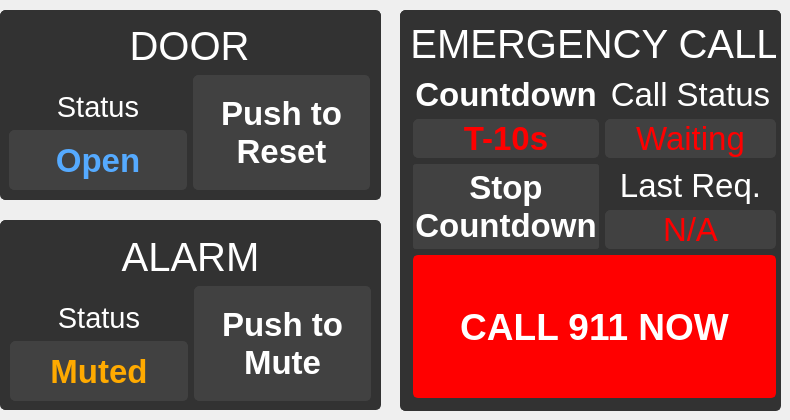
    <widget class="QWidget" name="doorOpenPage">
     <widget class="QFrame" name="doorOpenFrame">
      <property name="geometry">
       <rect>
        <x>0</x>
        <y>10</y>
        <width>381</width>
        <height>190</height>
       </rect>
      </property>
      <property name="styleSheet">
       <string notr="true">.QFrame{border-radius: 5px;background-color:rgb(50,50,50);border-color:rgb(50,50,50);border-width: 0.5px;border-style: solid;}</string>
      </property>
      <property name="frameShape">
       <enum>QFrame::StyledPanel</enum>
      </property>
      <property name="frameShadow">
       <enum>QFrame::Raised</enum>
      </property>
      <property name="lineWidth">
       <number>3</number>
      </property>
      <property name="midLineWidth">
       <number>0</number>
      </property>
      <widget class="QWidget" name="verticalLayoutWidget_8">
       <property name="geometry">
        <rect>
         <x>9</x>
         <y>9</y>
         <width>361</width>
         <height>171</height>
        </rect>
       </property>
       <layout class="QVBoxLayout" name="verticalLayout_13">
        <item>
         <widget class="QLabel" name="doorLabel_2">
          <property name="sizePolicy">
           <sizepolicy hsizetype="Preferred" vsizetype="Fixed">
            <horstretch>0</horstretch>
            <verstretch>0</verstretch>
           </sizepolicy>
          </property>
          <property name="minimumSize">
           <size>
            <width>0</width>
            <height>50</height>
           </size>
          </property>
          <property name="font">
           <font>
            <pointsize>30</pointsize>
            <bold>false</bold>
           </font>
          </property>
          <property name="styleSheet">
           <string notr="true">color:white</string>
          </property>
          <property name="text">
           <string>DOOR</string>
          </property>
          <property name="alignment">
           <set>Qt::AlignBottom|Qt::AlignHCenter</set>
          </property>
         </widget>
        </item>
        <item>
         <layout class="QHBoxLayout" name="horizontalLayout_9">
          <item>
           <layout class="QVBoxLayout" name="verticalLayout_32">
            <item>
             <widget class="QLabel" name="label_12">
              <property name="font">
               <font>
                <pointsize>22</pointsize>
               </font>
              </property>
              <property name="styleSheet">
               <string notr="true">color:white</string>
              </property>
              <property name="text">
               <string>Status</string>
              </property>
              <property name="alignment">
               <set>Qt::AlignBottom|Qt::AlignHCenter</set>
              </property>
             </widget>
            </item>
            <item>
             <widget class="QLabel" name="doorOpenLabel">
              <property name="minimumSize">
               <size>
                <width>0</width>
                <height>60</height>
               </size>
              </property>
              <property name="font">
               <font>
                <pointsize>25</pointsize>
                <bold>true</bold>
               </font>
              </property>
              <property name="styleSheet">
               <string notr="true">color:rgb(85, 170, 255);border-radius: 5px;background-color:rgb(65,65,65);border-color:rgb(65,65,65);border-width: 0.5px;border-style: solid;</string>
              </property>
              <property name="text">
               <string>Open</string>
              </property>
              <property name="alignment">
               <set>Qt::AlignCenter</set>
              </property>
             </widget>
            </item>
           </layout>
          </item>
          <item>
           <layout class="QVBoxLayout" name="verticalLayout_6">
            <item>
             <widget class="QPushButton" name="doorOpenResetPushButton">
              <property name="sizePolicy">
               <sizepolicy hsizetype="Minimum" vsizetype="Expanding">
                <horstretch>0</horstretch>
                <verstretch>0</verstretch>
               </sizepolicy>
              </property>
              <property name="minimumSize">
               <size>
                <width>60</width>
                <height>60</height>
               </size>
              </property>
              <property name="maximumSize">
               <size>
                <width>16777215</width>
                <height>16777215</height>
               </size>
              </property>
              <property name="font">
               <font>
                <pointsize>25</pointsize>
                <bold>true</bold>
               </font>
              </property>
              <property name="styleSheet">
               <string notr="true">color:white;border-radius: 5px;background-color:rgb(65,65,65);border-color:rgb(65,65,65);border-width: 0.5px;border-style: solid;</string>
              </property>
              <property name="text">
               <string>Push to
Reset</string>
              </property>
             </widget>
            </item>
           </layout>
          </item>
         </layout>
        </item>
       </layout>
      </widget>
     </widget>
     <widget class="QFrame" name="alarmFrame">
      <property name="geometry">
       <rect>
        <x>0</x>
        <y>220</y>
        <width>381</width>
        <height>190</height>
       </rect>
      </property>
      <property name="styleSheet">
       <string notr="true">.QFrame{border-radius: 5px;background-color:rgb(50,50,50);border-color:rgb(50,50,50);border-width: 0.5px;border-style: solid;}</string>
      </property>
      <property name="frameShape">
       <enum>QFrame::StyledPanel</enum>
      </property>
      <property name="frameShadow">
       <enum>QFrame::Raised</enum>
      </property>
      <property name="lineWidth">
       <number>3</number>
      </property>
      <property name="midLineWidth">
       <number>0</number>
      </property>
      <widget class="QWidget" name="verticalLayoutWidget_11">
       <property name="geometry">
        <rect>
         <x>10</x>
         <y>10</y>
         <width>361</width>
         <height>171</height>
        </rect>
       </property>
       <layout class="QVBoxLayout" name="verticalLayout_16">
        <item>
         <widget class="QLabel" name="doorLabel_4">
          <property name="sizePolicy">
           <sizepolicy hsizetype="Preferred" vsizetype="Fixed">
            <horstretch>0</horstretch>
            <verstretch>0</verstretch>
           </sizepolicy>
          </property>
          <property name="minimumSize">
           <size>
            <width>0</width>
            <height>50</height>
           </size>
          </property>
          <property name="font">
           <font>
            <pointsize>30</pointsize>
            <bold>false</bold>
           </font>
          </property>
          <property name="styleSheet">
           <string notr="true">color:white</string>
          </property>
          <property name="text">
           <string>ALARM</string>
          </property>
          <property name="alignment">
           <set>Qt::AlignBottom|Qt::AlignHCenter</set>
          </property>
         </widget>
        </item>
        <item>
         <layout class="QHBoxLayout" name="horizontalLayout_11">
          <item>
           <layout class="QVBoxLayout" name="verticalLayout_25">
            <item>
             <widget class="QLabel" name="label_6">
              <property name="font">
               <font>
                <pointsize>22</pointsize>
               </font>
              </property>
              <property name="styleSheet">
               <string notr="true">color:white</string>
              </property>
              <property name="text">
               <string>Status</string>
              </property>
              <property name="alignment">
               <set>Qt::AlignBottom|Qt::AlignHCenter</set>
              </property>
             </widget>
            </item>
            <item>
             <widget class="QLabel" name="alarmStatusLabel">
              <property name="minimumSize">
               <size>
                <width>0</width>
                <height>60</height>
               </size>
              </property>
              <property name="font">
               <font>
                <pointsize>25</pointsize>
                <bold>true</bold>
               </font>
              </property>
              <property name="styleSheet">
               <string notr="true">color: rgb(255, 170, 0);border-radius: 5px;background-color:rgb(65,65,65);border-color:rgb(65,65,65);border-width: 0.5px;border-style: solid;</string>
              </property>
              <property name="text">
               <string>Muted</string>
              </property>
              <property name="alignment">
               <set>Qt::AlignCenter</set>
              </property>
             </widget>
            </item>
           </layout>
          </item>
          <item>
           <layout class="QVBoxLayout" name="verticalLayout_19">
            <item>
             <widget class="QPushButton" name="alarmMutePushButton">
              <property name="sizePolicy">
               <sizepolicy hsizetype="Minimum" vsizetype="Expanding">
                <horstretch>0</horstretch>
                <verstretch>0</verstretch>
               </sizepolicy>
              </property>
              <property name="minimumSize">
               <size>
                <width>140</width>
                <height>60</height>
               </size>
              </property>
              <property name="maximumSize">
               <size>
                <width>16777215</width>
                <height>16777215</height>
               </size>
              </property>
              <property name="font">
               <font>
                <pointsize>25</pointsize>
                <bold>true</bold>
               </font>
              </property>
              <property name="styleSheet">
               <string notr="true">color:white;border-radius: 5px;background-color:rgb(65,65,65);border-color:rgb(65,65,65);border-width: 0.5px;border-style: solid;</string>
              </property>
              <property name="text">
               <string>Push to
Mute</string>
              </property>
             </widget>
            </item>
           </layout>
          </item>
         </layout>
        </item>
       </layout>
      </widget>
     </widget>
     <widget class="QFrame" name="emergencyCallFrame">
      <property name="geometry">
       <rect>
        <x>400</x>
        <y>10</y>
        <width>381</width>
        <height>401</height>
       </rect>
      </property>
      <property name="styleSheet">
       <string notr="true">.QFrame{border-radius: 5px;background-color:rgb(50,50,50);border-color:rgb(50,50,50);border-width: 0.5px;border-style: solid;}</string>
      </property>
      <property name="frameShape">
       <enum>QFrame::StyledPanel</enum>
      </property>
      <property name="frameShadow">
       <enum>QFrame::Raised</enum>
      </property>
      <property name="lineWidth">
       <number>3</number>
      </property>
      <property name="midLineWidth">
       <number>0</number>
      </property>
      <widget class="QWidget" name="verticalLayoutWidget_9">
       <property name="geometry">
        <rect>
         <x>13</x>
         <y>7</y>
         <width>363</width>
         <height>381</height>
        </rect>
       </property>
       <layout class="QVBoxLayout" name="verticalLayout_14">
        <item>
         <widget class="QLabel" name="doorLabel_3">
          <property name="sizePolicy">
           <sizepolicy hsizetype="Preferred" vsizetype="Fixed">
            <horstretch>0</horstretch>
            <verstretch>0</verstretch>
           </sizepolicy>
          </property>
          <property name="minimumSize">
           <size>
            <width>0</width>
            <height>50</height>
           </size>
          </property>
          <property name="font">
           <font>
            <pointsize>30</pointsize>
            <bold>false</bold>
           </font>
          </property>
          <property name="styleSheet">
           <string notr="true">color:white</string>
          </property>
          <property name="text">
           <string>EMERGENCY CALL</string>
          </property>
          <property name="alignment">
           <set>Qt::AlignBottom|Qt::AlignHCenter</set>
          </property>
         </widget>
        </item>
        <item>
         <layout class="QHBoxLayout" name="horizontalLayout_10">
          <item>
           <layout class="QVBoxLayout" name="verticalLayout_15">
            <item>
             <layout class="QVBoxLayout" name="verticalLayout_46">
              <item>
               <widget class="QLabel" name="countdownLabel">
                <property name="minimumSize">
                 <size>
                  <width>0</width>
                  <height>40</height>
                 </size>
                </property>
                <property name="font">
                 <font>
                  <pointsize>25</pointsize>
                  <bold>true</bold>
                 </font>
                </property>
                <property name="styleSheet">
                 <string notr="true">color:white</string>
                </property>
                <property name="text">
                 <string>Countdown</string>
                </property>
                <property name="alignment">
                 <set>Qt::AlignBottom|Qt::AlignHCenter</set>
                </property>
               </widget>
              </item>
              <item>
               <widget class="QLabel" name="emergencyCallCountdownLabel">
                <property name="sizePolicy">
                 <sizepolicy hsizetype="Preferred" vsizetype="Expanding">
                  <horstretch>0</horstretch>
                  <verstretch>0</verstretch>
                 </sizepolicy>
                </property>
                <property name="minimumSize">
                 <size>
                  <width>0</width>
                  <height>0</height>
                 </size>
                </property>
                <property name="font">
                 <font>
                  <pointsize>25</pointsize>
                  <bold>true</bold>
                 </font>
                </property>
                <property name="styleSheet">
                 <string notr="true">color:red;border-radius: 5px;background-color:rgb(65,65,65);border-color:rgb(65,65,65);border-width: 0.5px;border-style: solid;</string>
                </property>
                <property name="text">
                 <string>T-10s</string>
                </property>
                <property name="alignment">
                 <set>Qt::AlignCenter</set>
                </property>
               </widget>
              </item>
             </layout>
            </item>
            <item>
             <widget class="QPushButton" name="stopCountdownPushButton">
              <property name="sizePolicy">
               <sizepolicy hsizetype="Minimum" vsizetype="Expanding">
                <horstretch>0</horstretch>
                <verstretch>0</verstretch>
               </sizepolicy>
              </property>
              <property name="minimumSize">
               <size>
                <width>0</width>
                <height>60</height>
               </size>
              </property>
              <property name="font">
               <font>
                <pointsize>25</pointsize>
                <bold>true</bold>
               </font>
              </property>
              <property name="styleSheet">
               <string notr="true">color: white; background-color: rgb(65,65,65); border-radius:3px;border-color: rgb(65,65,65);border-width: 2px;border-style: solid;
</string>
              </property>
              <property name="text">
               <string>Stop
Countdown</string>
              </property>
             </widget>
            </item>
           </layout>
          </item>
          <item>
           <layout class="QVBoxLayout" name="verticalLayout_23">
            <item>
             <layout class="QVBoxLayout" name="verticalLayout_24">
              <item>
               <widget class="QLabel" name="label">
                <property name="sizePolicy">
                 <sizepolicy hsizetype="Preferred" vsizetype="Preferred">
                  <horstretch>0</horstretch>
                  <verstretch>0</verstretch>
                 </sizepolicy>
                </property>
                <property name="minimumSize">
                 <size>
                  <width>0</width>
                  <height>40</height>
                 </size>
                </property>
                <property name="font">
                 <font>
                  <pointsize>25</pointsize>
                 </font>
                </property>
                <property name="styleSheet">
                 <string notr="true">color:white</string>
                </property>
                <property name="text">
                 <string>Call Status</string>
                </property>
                <property name="alignment">
                 <set>Qt::AlignBottom|Qt::AlignHCenter</set>
                </property>
               </widget>
              </item>
              <item>
               <widget class="QLabel" name="emergencyCallStatusLabel">
                <property name="sizePolicy">
                 <sizepolicy hsizetype="Preferred" vsizetype="Expanding">
                  <horstretch>0</horstretch>
                  <verstretch>0</verstretch>
                 </sizepolicy>
                </property>
                <property name="minimumSize">
                 <size>
                  <width>0</width>
                  <height>0</height>
                 </size>
                </property>
                <property name="font">
                 <font>
                  <pointsize>25</pointsize>
                  <bold>false</bold>
                 </font>
                </property>
                <property name="styleSheet">
                 <string notr="true">color:red;border-radius: 5px;background-color:rgb(65,65,65);border-color:rgb(65,65,65);border-width: 0.5px;border-style: solid;</string>
                </property>
                <property name="text">
                 <string>Waiting</string>
                </property>
                <property name="alignment">
                 <set>Qt::AlignCenter</set>
                </property>
               </widget>
              </item>
             </layout>
            </item>
            <item>
             <layout class="QVBoxLayout" name="verticalLayout_27">
              <item>
               <widget class="QLabel" name="label_8">
                <property name="sizePolicy">
                 <sizepolicy hsizetype="Preferred" vsizetype="Preferred">
                  <horstretch>0</horstretch>
                  <verstretch>0</verstretch>
                 </sizepolicy>
                </property>
                <property name="minimumSize">
                 <size>
                  <width>0</width>
                  <height>40</height>
                 </size>
                </property>
                <property name="font">
                 <font>
                  <pointsize>25</pointsize>
                 </font>
                </property>
                <property name="styleSheet">
                 <string notr="true">color:white</string>
                </property>
                <property name="text">
                 <string>Last Req.</string>
                </property>
                <property name="alignment">
                 <set>Qt::AlignBottom|Qt::AlignHCenter</set>
                </property>
               </widget>
              </item>
              <item>
               <widget class="QLabel" name="emergencyCallLastCallLabel">
                <property name="sizePolicy">
                 <sizepolicy hsizetype="Preferred" vsizetype="Expanding">
                  <horstretch>0</horstretch>
                  <verstretch>0</verstretch>
                 </sizepolicy>
                </property>
                <property name="minimumSize">
                 <size>
                  <width>0</width>
                  <height>0</height>
                 </size>
                </property>
                <property name="font">
                 <font>
                  <pointsize>25</pointsize>
                  <bold>false</bold>
                 </font>
                </property>
                <property name="styleSheet">
                 <string notr="true">color:red;border-radius: 5px;background-color:rgb(65,65,65);border-color:rgb(65,65,65);border-width: 0.5px;border-style: solid;</string>
                </property>
                <property name="text">
                 <string>N/A</string>
                </property>
                <property name="alignment">
                 <set>Qt::AlignCenter</set>
                </property>
               </widget>
              </item>
             </layout>
            </item>
           </layout>
          </item>
         </layout>
        </item>
        <item>
         <widget class="QPushButton" name="call911NowPushButton">
          <property name="sizePolicy">
           <sizepolicy hsizetype="Minimum" vsizetype="Expanding">
            <horstretch>0</horstretch>
            <verstretch>0</verstretch>
           </sizepolicy>
          </property>
          <property name="minimumSize">
           <size>
            <width>0</width>
            <height>60</height>
           </size>
          </property>
          <property name="font">
           <font>
            <pointsize>28</pointsize>
            <bold>true</bold>
           </font>
          </property>
          <property name="styleSheet">
           <string notr="true">color: white; background-color: red; border-radius:5px;border-color:red;border-width: 2px;border-style: solid;
</string>
          </property>
          <property name="text">
           <string>CALL 911 NOW</string>
          </property>
         </widget>
        </item>
       </layout>
      </widget>
     </widget>
    </widget>
